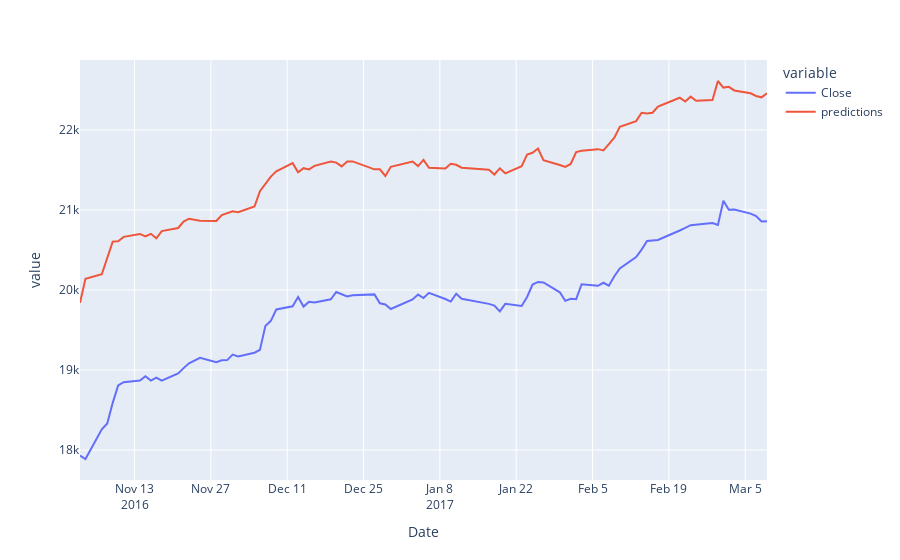

Source (notebook cell):
### Code cell
px.line(test_data, y = ['Close', 'predictions'])
